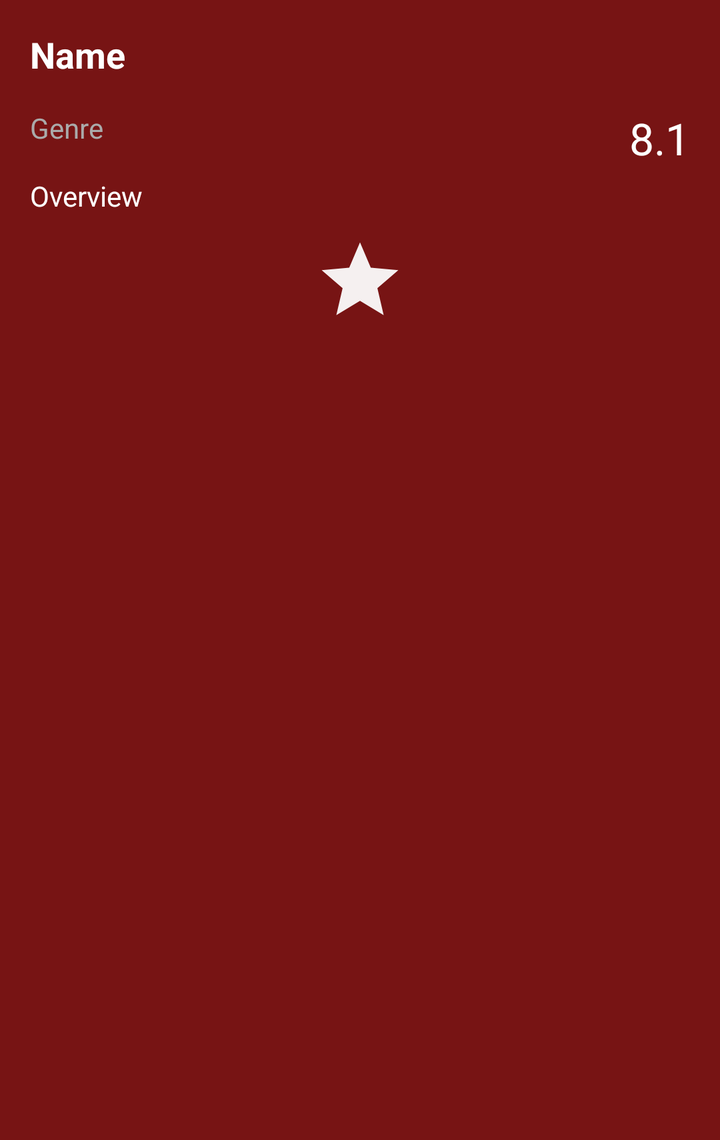
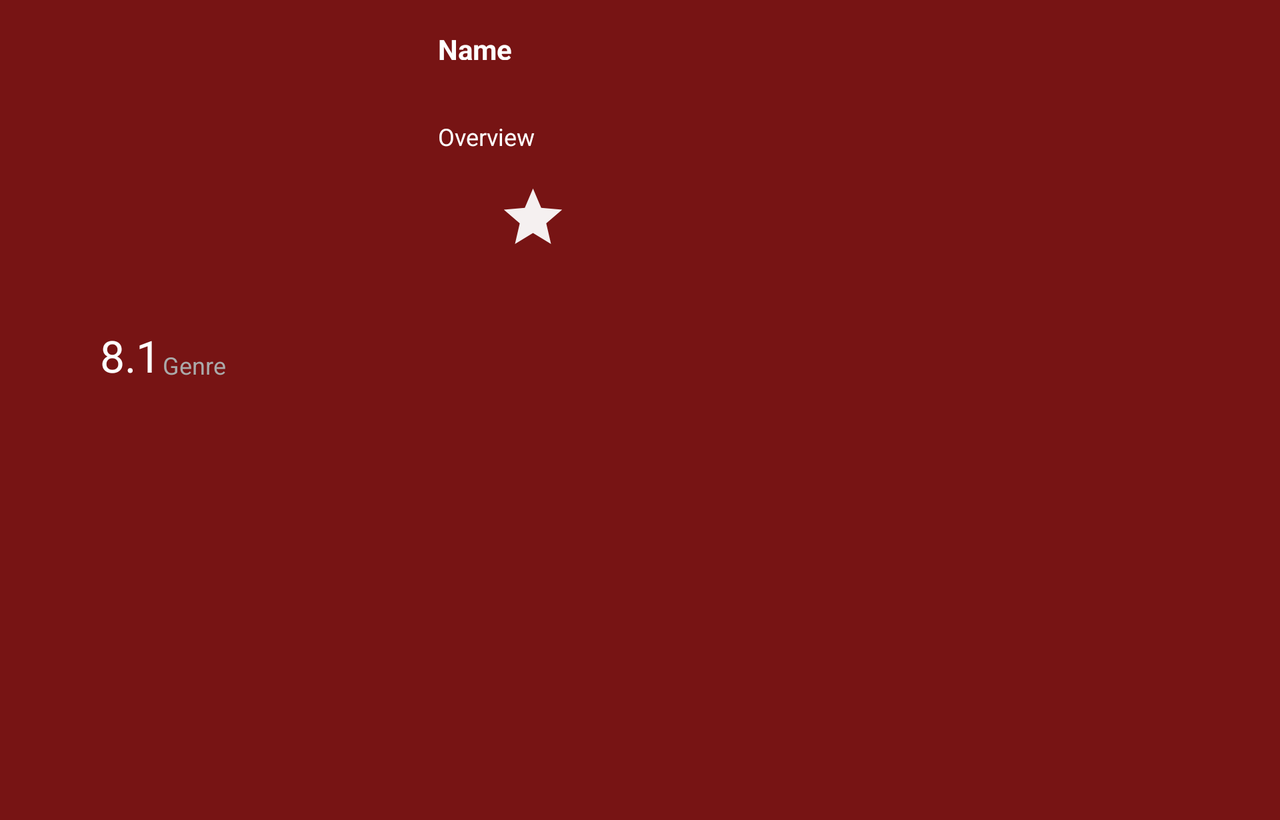

First picture: res/layout/ on a phone held upright. Second picture: the repository's own variant of that layout, on a device whose configuration matches the variant's folder. Source for both follows.
<!-- AndroidManifest.xml: application theme AppTheme -->
<!-- res/layout/movie_info_fragment.xml -->
<?xml version="1.0" encoding="utf-8"?>
<ScrollView xmlns:android="http://schemas.android.com/apk/res/android"
    xmlns:tools="http://schemas.android.com/tools"
    android:layout_width="match_parent"
    android:layout_height="570dp"
    xmlns:app="http://schemas.android.com/apk/res-auto"
    android:background="@color/colorPrimaryDark"
    tools:context=".main.details.MovieInfoFragment">

    <androidx.constraintlayout.widget.ConstraintLayout
        android:layout_width="match_parent"
        android:layout_height="wrap_content">

        <ImageView
            android:id="@+id/ivBackdrop"
            android:layout_width="match_parent"
            android:layout_height="wrap_content"
            tools:srcCompat="@tools:sample/backgrounds/scenic"
            android:adjustViewBounds="true"
            app:layout_constraintStart_toStartOf="parent"
            app:layout_constraintEnd_toEndOf="parent"
            app:layout_constraintTop_toTopOf="parent"/>

        <TextView
            android:id="@+id/tvName"
            android:layout_width="0dp"
            android:layout_height="wrap_content"
            android:textColor="@android:color/white"
            android:textStyle="bold"
            android:textSize="18sp"
            android:layout_margin="15dp"
            tools:text="Name"
            app:layout_constraintStart_toStartOf="parent"
            app:layout_constraintTop_toBottomOf="@+id/ivBackdrop" />

        <TextView
            android:id="@+id/tvRating"
            android:layout_width="wrap_content"
            android:layout_height="wrap_content"
            android:textColor="@android:color/white"
            android:textSize="22sp"
            android:layout_margin="15dp"
            app:layout_constraintStart_toEndOf="@+id/tvName"
            app:layout_constraintEnd_toEndOf="parent"
            app:layout_constraintTop_toBottomOf="@+id/tvName"
            tools:text="8.1"
            app:layout_constraintHorizontal_bias="1.0" />

        <TextView
            android:id="@+id/tvGenre"
            android:layout_width="match_parent"
            android:layout_height="wrap_content"
            android:layout_margin="15dp"
            android:layout_marginTop="48dp"
            android:textColor="@android:color/darker_gray"
            android:textSize="14sp"
            app:layout_constraintEnd_toEndOf="parent"
            app:layout_constraintHorizontal_bias="1.0"
            app:layout_constraintStart_toStartOf="parent"
            app:layout_constraintTop_toBottomOf="@+id/tvName"
            tools:text="Genre" />

        <TextView
            android:id="@+id/tvOverview"
            android:layout_width="match_parent"
            android:layout_height="wrap_content"
            android:textSize="14sp"
            android:layout_margin="15dp"
            android:textColor="@android:color/white"
            app:layout_constraintStart_toStartOf="parent"
            app:layout_constraintEnd_toEndOf="parent"
            app:layout_constraintTop_toBottomOf="@+id/tvGenre"
            tools:text="Overview"/>

        <Button
            android:id="@+id/btnFavorite"
            android:layout_width="46dp"
            android:layout_height="46dp"
            android:layout_marginTop="10dp"
            android:background="@drawable/unlike_background"
            app:layout_constraintEnd_toEndOf="parent"
            app:layout_constraintStart_toStartOf="parent"
            app:layout_constraintTop_toBottomOf="@+id/tvOverview" />

        <ProgressBar
            android:id="@+id/progressBar"
            style="?android:attr/progressBarStyle"
            android:layout_width="wrap_content"
            android:layout_height="wrap_content"
            app:layout_constraintBottom_toBottomOf="parent"
            app:layout_constraintEnd_toEndOf="parent"
            app:layout_constraintStart_toStartOf="parent"
            app:layout_constraintTop_toTopOf="parent" />

    </androidx.constraintlayout.widget.ConstraintLayout>

</ScrollView>
<!-- resources referenced by this layout -->
<resources>
  <color name="colorPrimaryDark">#771414</color>
  <!-- drawable unlike_background (drawable) -->
  <vector xmlns:android="http://schemas.android.com/apk/res/android"
      android:width="24dp"
      android:height="24dp"
      android:viewportWidth="24.0"
      android:viewportHeight="24.0">
      <path
          android:fillColor="#F5F0F0"
          android:pathData="M12,17.27L18.18,21l-1.64,-7.03L22,9.24l-7.19,-0.61L12,2 9.19,8.63 2,9.24l5.46,4.73L5.82,21z"/>
  </vector>
  <style name="AppTheme" parent="Theme.AppCompat.Light.DarkActionBar">
          
          <item name="colorPrimary">@color/colorPrimary</item>
          <item name="colorPrimaryDark">@color/colorPrimaryDark</item>
          <item name="colorAccent">@color/colorAccent</item>
      </style>
  <color name="colorPrimary">#771414</color>
  <color name="colorAccent">#3F0D0F</color>
</resources>
<!-- res/layout-land/movie_info_fragment.xml (the repository's variant of the layout above) -->
<!-- drawn on the phone turned sideways -->
<?xml version="1.0" encoding="utf-8"?>
<ScrollView xmlns:android="http://schemas.android.com/apk/res/android"
    xmlns:tools="http://schemas.android.com/tools"
    android:layout_width="match_parent"
    android:layout_height="410dp"
    xmlns:app="http://schemas.android.com/apk/res-auto"
    android:background="@color/colorPrimaryDark"
    tools:context=".main.details.MovieInfoFragment">

    <LinearLayout
        android:layout_width="match_parent"
        android:layout_height="410dp"
        android:orientation="horizontal">

        <LinearLayout
            android:layout_width="204dp"
            android:layout_height="260dp"
            android:orientation="vertical">

            <ImageView
                android:id="@+id/ivBackdrop"
                android:layout_width="204dp"
                android:layout_height="163dp"
                android:adjustViewBounds="true"
                app:layout_constraintEnd_toEndOf="parent"
                app:layout_constraintStart_toStartOf="parent"
                app:layout_constraintTop_toTopOf="parent"
                tools:srcCompat="@tools:sample/backgrounds/scenic" />

            <LinearLayout
                android:layout_width="match_parent"
                android:layout_height="45dp"
                android:orientation="horizontal">

                <TextView
                    android:id="@+id/tvRating"
                    android:layout_width="wrap_content"
                    android:layout_height="wrap_content"
                    android:layout_marginLeft="50dp"
                    android:textColor="@android:color/white"
                    android:textSize="22sp"
                    tools:text="8.1" />

                <TextView
                    android:id="@+id/tvGenre"
                    android:layout_width="match_parent"
                    android:layout_height="wrap_content"
                    android:layout_margin="1dp"
                    android:layout_marginTop="0dp"
                    android:textColor="@android:color/darker_gray"
                    android:textSize="12sp"
                    tools:text="Genre" />

            </LinearLayout>




        </LinearLayout>


        <LinearLayout
            android:layout_width="414dp"
            android:layout_height="match_parent"
            android:orientation="vertical">

            <TextView
                android:id="@+id/tvName"
                android:layout_width="wrap_content"
                android:layout_height="15dp"
                android:layout_margin="15dp"
                android:textColor="@android:color/white"
                android:textSize="14sp"
                android:textStyle="bold"
                app:layout_constraintStart_toStartOf="parent"
                app:layout_constraintTop_toBottomOf="@+id/ivBackdrop"
                tools:ignore="Suspicious0dp"
                tools:text="Name" />




            <TextView
                android:id="@+id/tvOverview"
                android:layout_width="match_parent"
                android:layout_height="wrap_content"
                android:layout_margin="15dp"
                android:textColor="@android:color/white"
                android:textSize="12sp"
                app:layout_constraintEnd_toEndOf="parent"
                app:layout_constraintStart_toStartOf="parent"
                app:layout_constraintTop_toBottomOf="@+id/tvGenre"
                tools:text="Overview" />

            <Button
                android:id="@+id/btnFavorite"
                android:layout_width="35dp"
                android:layout_height="35dp"
                android:layout_marginLeft="45dp"
                android:layout_marginTop="0dp"
                android:background="@drawable/unlike_background"
                app:layout_constraintEnd_toEndOf="parent"
                app:layout_constraintStart_toStartOf="parent"
                app:layout_constraintTop_toBottomOf="@+id/tvOverview" />

            <ProgressBar
                android:id="@+id/progressBar"
                style="?android:attr/progressBarStyle"
                android:layout_width="wrap_content"
                android:layout_height="wrap_content"
                app:layout_constraintBottom_toBottomOf="parent"
                app:layout_constraintEnd_toEndOf="parent"
                app:layout_constraintStart_toStartOf="parent"
                app:layout_constraintTop_toTopOf="parent" />

        </LinearLayout>



    </LinearLayout>

</ScrollView>
